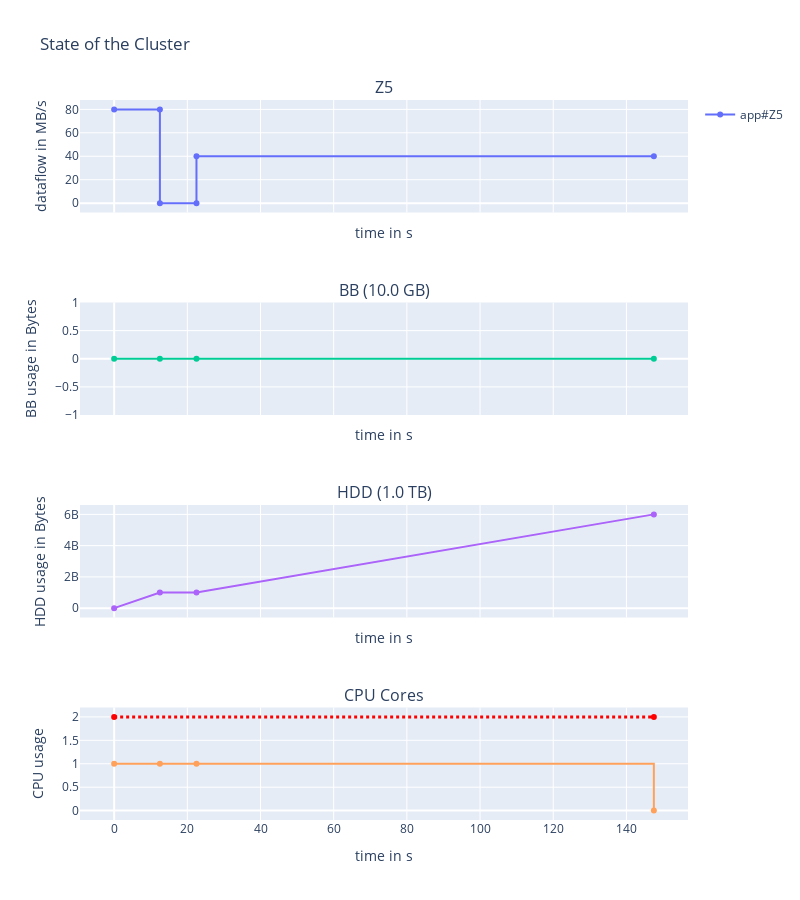

Here is the notebook cell this chart was saved with:
### Markdown cell above
Behavior for no SBB app

### Code cell
p1 = PlacementOptimizer(env, data, cluster, [app1])
fig = p1.display_placement(placement + [0, 0])
fig.show()

### Figure 1 — Plotly figure (JSON) as saved in the notebook; plotly's stock layout.template omitted (floating-point values rounded to 4 significant figures)
{"data": [{"line": {"shape": "linear"}, "name": "app#Z5", "text": ["READ|to/from:HDD|volume=1.0 GB", "READ|to/from:HDD|volume=1.0 GB", "COMPUTE|volume=0B", "COMPUTE|volume=0B", "WRITE|to/from:HDD|volume=5.0 GB", "WRITE|to/from:HDD|volume=5.0 GB"], "textposition": "top center", "type": "scatter", "x": [0, 12.5, 12.5, 22.5, 22.5, 147.5], "xaxis": "x", "y": [80, 80, 0, 0, 40, 40], "yaxis": "y"}, {"line": {"dash": "dot", "shape": "linear"}, "name": "Z5 mvt", "text": [], "textposition": "top center", "type": "scatter", "x": [], "xaxis": "x", "y": [], "yaxis": "y"}, {"line": {"shape": "linear"}, "name": "BB", "showlegend": false, "text": ["Z5|Read|HDD | +volume=1.0 GB", "Z5|Compute | +volume=0B", "Z5|Write|HDD | +volume=5.0 GB"], "textposition": "top center", "type": "scatter", "x": [0, 12.5, 22.5, 147.5], "xaxis": "x2", "y": [0, 0, 0, 0], "yaxis": "y2"}, {"line": {"shape": "linear"}, "name": "HDD", "showlegend": false, "text": ["Z5|Read|HDD | +volume=1.0 GB", "Z5|Compute | +volume=0B", "Z5|Write|HDD | +volume=5.0 GB"], "textposition": "top center", "type": "scatter", "x": [0, 12.5, 22.5, 147.5], "xaxis": "x3", "y": [0, 1000000000.0, 1000000000.0, 6000000000], "yaxis": "y3"}, {"line": {"shape": "hv"}, "showlegend": false, "type": "scatter", "x": [0, 12.5, 22.5, 147.5], "xaxis": "x4", "y": [1, 1, 1, 0], "yaxis": "y4"}, {"line": {"color": "red", "dash": "dot", "shape": "hv", "width": 3}, "showlegend": false, "text": ["Maximum available cores in cluster=2", "Maximum available cores in cluster=2"], "type": "scatter", "x": [0, 147.5], "xaxis": "x4", "y": [2, 2], "yaxis": "y4"}], "layout": {"annotations": [{"font": {"size": 16}, "showarrow": false, "text": "Z5", "x": 0.5, "xanchor": "center", "xref": "paper", "y": 1, "yanchor": "bottom", "yref": "paper"}, {"font": {"size": 16}, "showarrow": false, "text": "BB (10.0 GB)", "x": 0.5, "xanchor": "center", "xref": "paper", "y": 0.7188, "yanchor": "bottom", "yref": "paper"}, {"font": {"size": 16}, "showarrow": false, "text": "HDD (1.0 TB)", "x": 0.5, "xanchor": "center", "xref": "paper", "y": 0.4375, "yanchor": "bottom", "yref": "paper"}, {"font": {"size": 16}, "showarrow": false, "text": "CPU Cores", "x": 0.5, "xanchor": "center", "xref": "paper", "y": 0.1562, "yanchor": "bottom", "yref": "paper"}], "height": 900, "title": {"text": "State of the Cluster"}, "width": 800, "xaxis": {"anchor": "y", "domain": [0, 1], "matches": "x4", "showticklabels": false, "title": {"text": "time in s"}}, "xaxis2": {"anchor": "y2", "domain": [0, 1], "matches": "x4", "showticklabels": false, "title": {"text": "time in s"}}, "xaxis3": {"anchor": "y3", "domain": [0, 1], "matches": "x4", "showticklabels": false, "title": {"text": "time in s"}}, "xaxis4": {"anchor": "y4", "domain": [0, 1], "title": {"text": "time in s"}}, "yaxis": {"anchor": "x", "domain": [0.8438, 1], "title": {"text": "dataflow in MB/s"}}, "yaxis2": {"anchor": "x2", "domain": [0.5625, 0.7188], "title": {"text": "BB usage in Bytes"}}, "yaxis3": {"anchor": "x3", "domain": [0.2812, 0.4375], "title": {"text": "HDD usage in Bytes"}}, "yaxis4": {"anchor": "x4", "domain": [0, 0.1562], "title": {"text": "CPU usage"}}}}
